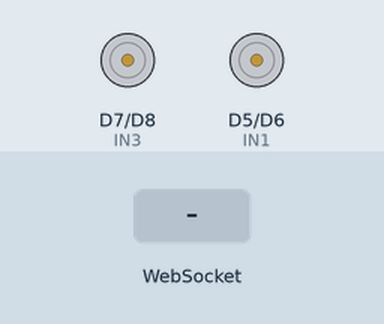
Simulated run of this sketch. Board: ESP8266 (NodeMCU). On the bench: motor-driver pin pairs drawn as motors (green arrow = first pin HIGH = forward, orange = second pin HIGH = backward, longer = more drive). The test bench sets the inputs (shaded band). WiFi joins after 1.5 s; servers stay silent unless stated; what the sketch prints to the serial monitor is not drawn.

Above: at 3.2 s.
3.3 s: WebSocket text "FORWARD" received
At 4.2 s:
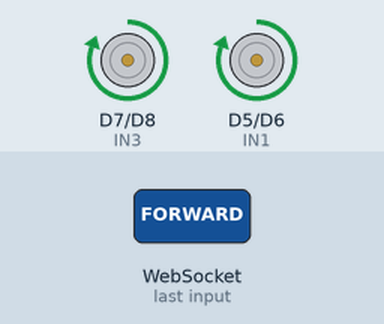
4.8 s: WebSocket text "BACKWARD" received
At 5.3 s:
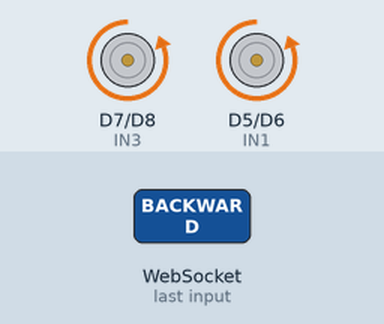
6.3 s: WebSocket text "LEFT" received
At 7.5 s:
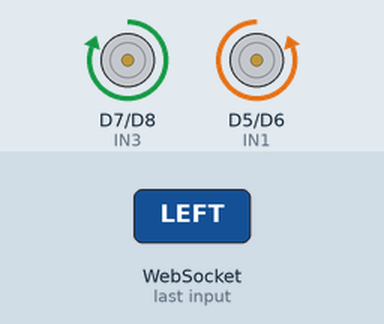
7.8 s: WebSocket text "RIGHT" received
At 8.8 s:
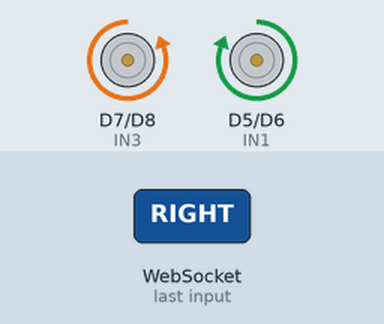
Timing chart, 0 to 10.3 s (numbered marks = the images above; inputs shaded):
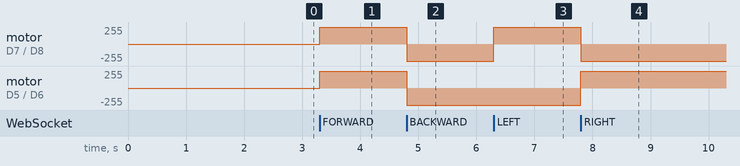

The sketch:

esp8266_firmware_example.ino
```cpp
/*
  ESP8266 RC Car Controller Firmware (Clean, Error-Free Compilation)

  REQUIRED LIBRARY (Install in Arduino IDE: Sketch -> Include Library -> Manage Libraries):
  - "WebSockets" by Markus Sattler (v2.3.4 or newer)

  WIRING (ESP8266 to Motor Driver):
  - IN1: D5 (GPIO14) - Left Motor Forward
  - IN2: D6 (GPIO12) - Left Motor Reverse
  - IN3: D7 (GPIO13) - Right Motor Forward
  - IN4: D8 (GPIO15) - Right Motor Reverse
  - GND: Connect to Motor Driver GND (Common Ground)
*/

#include <ESP8266WiFi.h>
#include <WebSocketsClient.h>

// Wi-Fi Credentials
const char* ssid = "Deepanshu's S23";
const char* password = "11223345";

// Target Server Configuration
// To use Render Cloud:
const char*    server_host = "car-controller.onrender.com";
const uint16_t server_port = 443;
const bool     use_ssl     = true;

// To use Local Server (Uncomment when running locally on PC for lowest latency):
// const char*    server_host = "192.168.1.100"; // Replace with PC LAN IP
// const uint16_t server_port = 3000;
// const bool     use_ssl     = false;

// Motor Pin Definitions
#define IN1 D5
#define IN2 D6
#define IN3 D7
#define IN4 D8

WebSocketsClient webSocket;

// Motor Control Functions
void stopMotors() {
  digitalWrite(IN1, LOW);
  digitalWrite(IN2, LOW);
  digitalWrite(IN3, LOW);
  digitalWrite(IN4, LOW);
  Serial.println("[ROBOT] Motors STOPPED");
}

void moveForward() {
  digitalWrite(IN1, HIGH);
  digitalWrite(IN2, LOW);
  digitalWrite(IN3, HIGH);
  digitalWrite(IN4, LOW);
  Serial.println("[ROBOT] Moving FORWARD");
}

void moveBackward() {
  digitalWrite(IN1, LOW);
  digitalWrite(IN2, HIGH);
  digitalWrite(IN3, LOW);
  digitalWrite(IN4, HIGH);
  Serial.println("[ROBOT] Moving BACKWARD");
}

void turnLeft() {
  digitalWrite(IN1, LOW);
  digitalWrite(IN2, HIGH);
  digitalWrite(IN3, HIGH);
  digitalWrite(IN4, LOW);
  Serial.println("[ROBOT] Turning LEFT");
}

void turnRight() {
  digitalWrite(IN1, HIGH);
  digitalWrite(IN2, LOW);
  digitalWrite(IN3, LOW);
  digitalWrite(IN4, HIGH);
  Serial.println("[ROBOT] Turning RIGHT");
}

// WebSocket Event Handler (Parses incoming Socket.IO commands cleanly)
void webSocketEvent(WStype_t type, uint8_t * payload, size_t length) {
  switch(type) {
    case WStype_DISCONNECTED:
      Serial.println("[SOCKET] Disconnected! Stopping motors for safety.");
      stopMotors();
      break;

    case WStype_CONNECTED:
      Serial.printf("[SOCKET] Connected to: %s\n", payload);
      break;

    case WStype_TEXT: {
      String msg = String((char*)payload);

      // Handle Engine.IO ping/pong heartbeat (Socket.IO standard)
      if (msg == "2") {
        webSocket.sendTXT("3"); // Respond with pong
        return;
      }

      Serial.printf("[CMD RECEIVED] %s\n", msg.c_str());

      // Parse directional drive commands
      if (msg.indexOf("FORWARD") >= 0) {
        moveForward();
      } else if (msg.indexOf("BACKWARD") >= 0) {
        moveBackward();
      } else if (msg.indexOf("LEFT") >= 0) {
        turnLeft();
      } else if (msg.indexOf("RIGHT") >= 0) {
        turnRight();
      } else if (msg.indexOf("STOP") >= 0) {
        stopMotors();
      }
      break;
    }

    default:
      break;
  }
}

void setup() {
  Serial.begin(115200);
  delay(500);
  Serial.println("\n--- ESP8266 RC Car Starting ---");

  // Initialize motor control pins as outputs
  pinMode(IN1, OUTPUT);
  pinMode(IN2, OUTPUT);
  pinMode(IN3, OUTPUT);
  pinMode(IN4, OUTPUT);
  stopMotors();

  // Connect to Wi-Fi
  Serial.printf("Connecting to Wi-Fi: %s ", ssid);
  WiFi.mode(WIFI_STA);
  WiFi.begin(ssid, password);
  while (WiFi.status() != WL_CONNECTED) {
    delay(500);
    Serial.print(".");
  }
  Serial.println("\nWiFi Connected!");
  Serial.print("ESP8266 IP Address: ");
  Serial.println(WiFi.localIP());

  // Connect to Socket.IO backend on Render or Local
  const char* socketPath = "/socket.io/?EIO=4&transport=websocket";
  if (use_ssl) {
    Serial.printf("Connecting via SSL (WSS) to https://%s:%d%s\n", server_host, server_port, socketPath);
    webSocket.beginSSL(server_host, server_port, socketPath);
  } else {
    Serial.printf("Connecting via WS to http://%s:%d%s\n", server_host, server_port, socketPath);
    webSocket.begin(server_host, server_port, socketPath);
  }

  webSocket.onEvent(webSocketEvent);
  webSocket.setReconnectInterval(2000); // Auto-reconnect if dropped
}

void loop() {
  webSocket.loop();
}
```

Measured:
- after the input at 3.3 s, motor on D7 (IN3) / D8 (IN4), motor on D5 (IN1) / D6 (IN2): stopped → forward 255/255 at once
- after the input at 4.8 s, motor on D7 (IN3) / D8 (IN4), motor on D5 (IN1) / D6 (IN2): forward 255/255 → backward 255/255 at once
- after the input at 6.3 s, motor on D7 (IN3) / D8 (IN4): backward 255/255 → forward 255/255 at once
- after the input at 7.8 s, motor on D7 (IN3) / D8 (IN4): forward 255/255 → backward 255/255 at once; motor on D5 (IN1) / D6 (IN2): backward 255/255 → forward 255/255 at once
